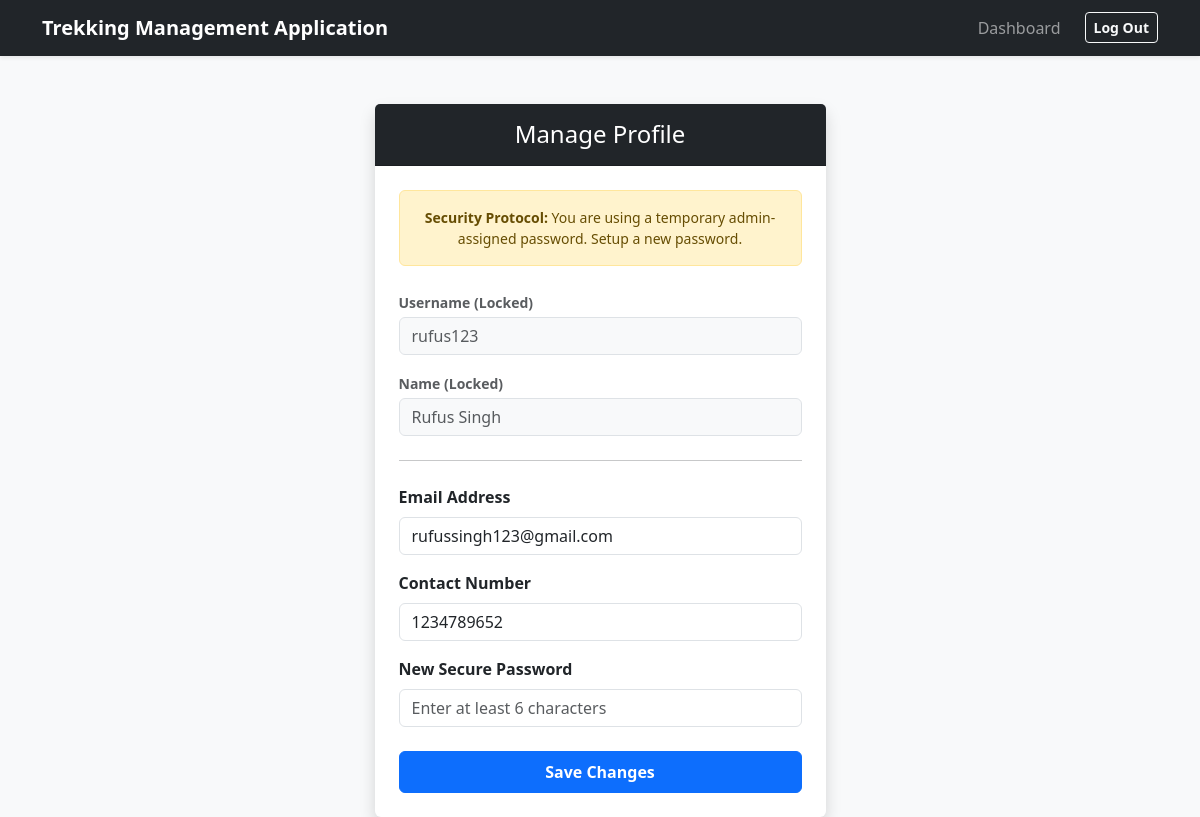
/staff/update_profile (signed in), run on the app's committed database.
### app/models.py (models this page shows)
class User(db.Model):
    __tablename__ = "users"
    id = db.Column(db.Integer, primary_key=True)
    username = db.Column(db.String(80), unique=True, nullable=False)
    email_id = db.Column(db.String(120), nullable=False)
    password_hash = db.Column(db.String(256), unique=True, nullable=False)
    name = db.Column(db.String(80), nullable=False)
    role = db.Column(db.String(20), nullable=False)
    is_blacklisted = db.Column(db.Boolean, default=False)
    staff_profile = db.relationship('StaffProfile', backref='user', uselist=False, cascade='all, delete-orphan') # userlist =False strictly enforces a 1-to-1 relatiosnhip b/w users and staff_profiles table
    bookings = db.relationship('Booking', backref='trekker', lazy=True) # lazy=True Parameter is used tell SQLAlchemy that until i specifically state a python code like user.bookings do not run SQL Query

class StaffProfile(db.Model):
    __tablename__ = "staff_profiles"
    id = db.Column(db.Integer, primary_key=True)
    user_id = db.Column(db.Integer, db.ForeignKey('users.id'), unique=True, nullable=False)
    contact_number = db.Column(db.String(15), unique=True, nullable=False)
    status = db.Column(db.String(20), nullable=False)

### app/routes/staff.py (the view, shortened to what this page needs)
@staff_bp.route('/update_profile', methods=['GET', 'POST'])
def update_profile():
    current_staff_user = models.User.query.get(session['user_id'])
    is_joining = current_staff_user.staff_profile.status == 'Pending_Active'
    return render_template('staff/update_profile/update_profile.html', user=current_staff_user, is_joining=is_joining)

### app/routes/staff.py (called while the page is built)
@staff_bp.before_request
def staff_hold():
    if 'user_id' not in session or session.get('role') != 'Staff':
        flash("Unauthorized Access, relogin", "danger")
        return redirect(url_for('auth.login'))
    current_staff_user = models.User.query.get(session['user_id']) # Searches using Primary ID helps with performance boost
    if current_staff_user.staff_profile.status == "Pending_Active":
        allowed_endpoints = ['staff.update_profile', 'auth.logout']
        if request.endpoint not in allowed_endpoints:
            flash("You must finalize your profile first", "warning")
            return redirect(url_for('staff.update_profile'))

### app/templates/staff/update_profile/update_profile.html (shortened to what this page needs)
{% extends "base.html" %}
{% block content %}
<div class="row justify-content-center mt-5">
    <div class="col-md-6 col-lg-5">
        <div class="card shadow border-0">
            <div class="card-header bg-dark text-white text-center py-3">
                <h4 class="mb-0">{% if is_onboarding %} Account Setup {% else %} Manage Profile {% endif %}</h4>
            </div>
            <div class="card-body p-4">
                {% if is_joining %}
                <div class="alert alert-warning text-center small mb-4">
                    <strong>Security Protocol:</strong> You are using a temporary admin-assigned password. Setup a new password.
                </div>
                {% else %}
                <div class="alert alert-info text-center small mb-4">
                    Leave the password and Email field blank if you do not wish to change it.
                </div>
                {% endif %}
                <form action="{{ url_for('staff.update_profile') }}" method="POST">
                    <div class="mb-3">
                        <label class="form-label text-muted small fw-bold mb-1">Username (Locked)</label>
                        <input type="text" class="form-control bg-light text-muted" value="{{ user.username }}" disabled>
                    </div>
                    <div class="mb-4">
                        <label class="form-label text-muted small fw-bold mb-1">Name (Locked)</label>
                        <input type="text" class="form-control bg-light text-muted" value="{{ user.name }}" disabled>
                    </div>
                    <hr class="mb-4">
                    <div class="mb-3">
                        <label for="email" class="form-label fw-bold">Email Address</label>
                        <input type="email" class="form-control" id="email" name="email" value="{{ user.email_id }}">
                    </div>
                    <div class="mb-3">
                        <label for="contact_number" class="form-label fw-bold">Contact Number</label>
                        <input type="text" class="form-control" id="contact_number" name="contact_number" value="{{ user.staff_profile.contact_number }}" required pattern="\d{10}">
                    </div>
                    <div class="mb-4">
                        <label for="password" class="form-label fw-bold">{% if is_joining %}New Secure Password{% else %}New Password (Optional){% endif %}</label>
                        <input type="password" class="form-control" id="password" name="new_password" minlength="6" {% if is_onboarding %}required{% endif %} placeholder="Enter at least 6 characters">
                    </div>
                    <button type="submit" class="btn btn-primary w-100 fw-bold py-2">{% if is_onboarding %}Secure Profile & Enter Dashboard{% else %}Save Changes{% endif %}</button>
                </form>
            </div>
        </div>
    </div>
</div>
{% endblock %}

### data on the page
User: username "rufus123", name "Rufus Singh", email "rufussingh123@gmail.com"
StaffProfile: contact_number "1234789652"
